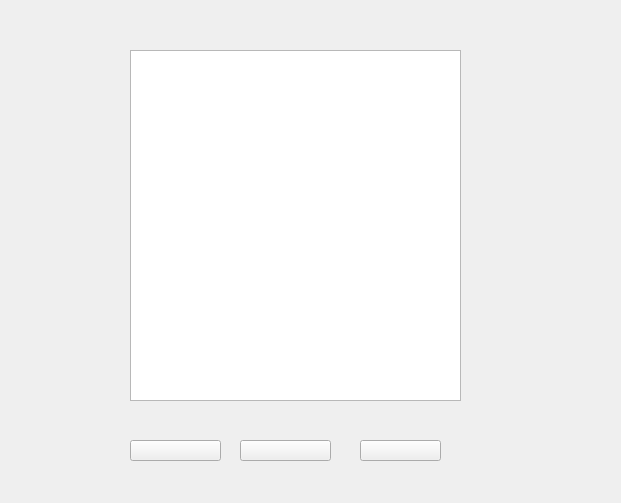
<?xml version="1.0" encoding="UTF-8"?>
<ui version="4.0">
 <class>widget4</class>
 <widget class="QWidget" name="widget4">
  <property name="geometry">
   <rect>
    <x>0</x>
    <y>0</y>
    <width>621</width>
    <height>503</height>
   </rect>
  </property>
  <property name="windowTitle">
   <string>Form</string>
  </property>
  <property name="styleSheet">
   <string notr="true">border-image: url(:/C:/Users/陈龙/Desktop/处理后的图/相关新闻.png);</string>
  </property>
  <widget class="QPushButton" name="pushButton">
   <property name="geometry">
    <rect>
     <x>130</x>
     <y>440</y>
     <width>91</width>
     <height>21</height>
    </rect>
   </property>
   <property name="styleSheet">
    <string notr="true">border-image: url(:/C:/Users/陈龙/Desktop/处理后的图/透明.png);</string>
   </property>
   <property name="text">
    <string/>
   </property>
  </widget>
  <widget class="QPushButton" name="pushButton_2">
   <property name="geometry">
    <rect>
     <x>360</x>
     <y>440</y>
     <width>81</width>
     <height>21</height>
    </rect>
   </property>
   <property name="styleSheet">
    <string notr="true">border-image: url(:/C:/Users/陈龙/Desktop/处理后的图/透明.png);</string>
   </property>
   <property name="text">
    <string/>
   </property>
  </widget>
  <widget class="QPushButton" name="pushButton_3">
   <property name="geometry">
    <rect>
     <x>240</x>
     <y>440</y>
     <width>91</width>
     <height>21</height>
    </rect>
   </property>
   <property name="styleSheet">
    <string notr="true">border-image: url(:/C:/Users/陈龙/Desktop/处理后的图/透明.png);</string>
   </property>
   <property name="text">
    <string/>
   </property>
  </widget>
  <widget class="QTextEdit" name="textEdit">
   <property name="geometry">
    <rect>
     <x>130</x>
     <y>50</y>
     <width>331</width>
     <height>351</height>
    </rect>
   </property>
   <property name="styleSheet">
    <string notr="true">border-image: url(:/C:/Users/陈龙/Desktop/处理后的图/透明.png);
color: rgb(255, 255, 255);
font: 12pt &quot;宋体&quot;;</string>
   </property>
   <property name="html">
    <string>&lt;!DOCTYPE HTML PUBLIC &quot;-//W3C//DTD HTML 4.0//EN&quot; &quot;http://www.w3.org/TR/REC-html40/strict.dtd&quot;&gt;
&lt;html&gt;&lt;head&gt;&lt;meta name=&quot;qrichtext&quot; content=&quot;1&quot; /&gt;&lt;style type=&quot;text/css&quot;&gt;
p, li { white-space: pre-wrap; }
&lt;/style&gt;&lt;/head&gt;&lt;body style=&quot; font-family:'宋体'; font-size:12pt; font-weight:400; font-style:normal;&quot;&gt;
&lt;p style=&quot;-qt-paragraph-type:empty; margin-top:0px; margin-bottom:0px; margin-left:0px; margin-right:0px; -qt-block-indent:0; text-indent:0px;&quot;&gt;&lt;br /&gt;&lt;/p&gt;&lt;/body&gt;&lt;/html&gt;</string>
   </property>
  </widget>
 </widget>
 <resources/>
 <connections/>
</ui>
